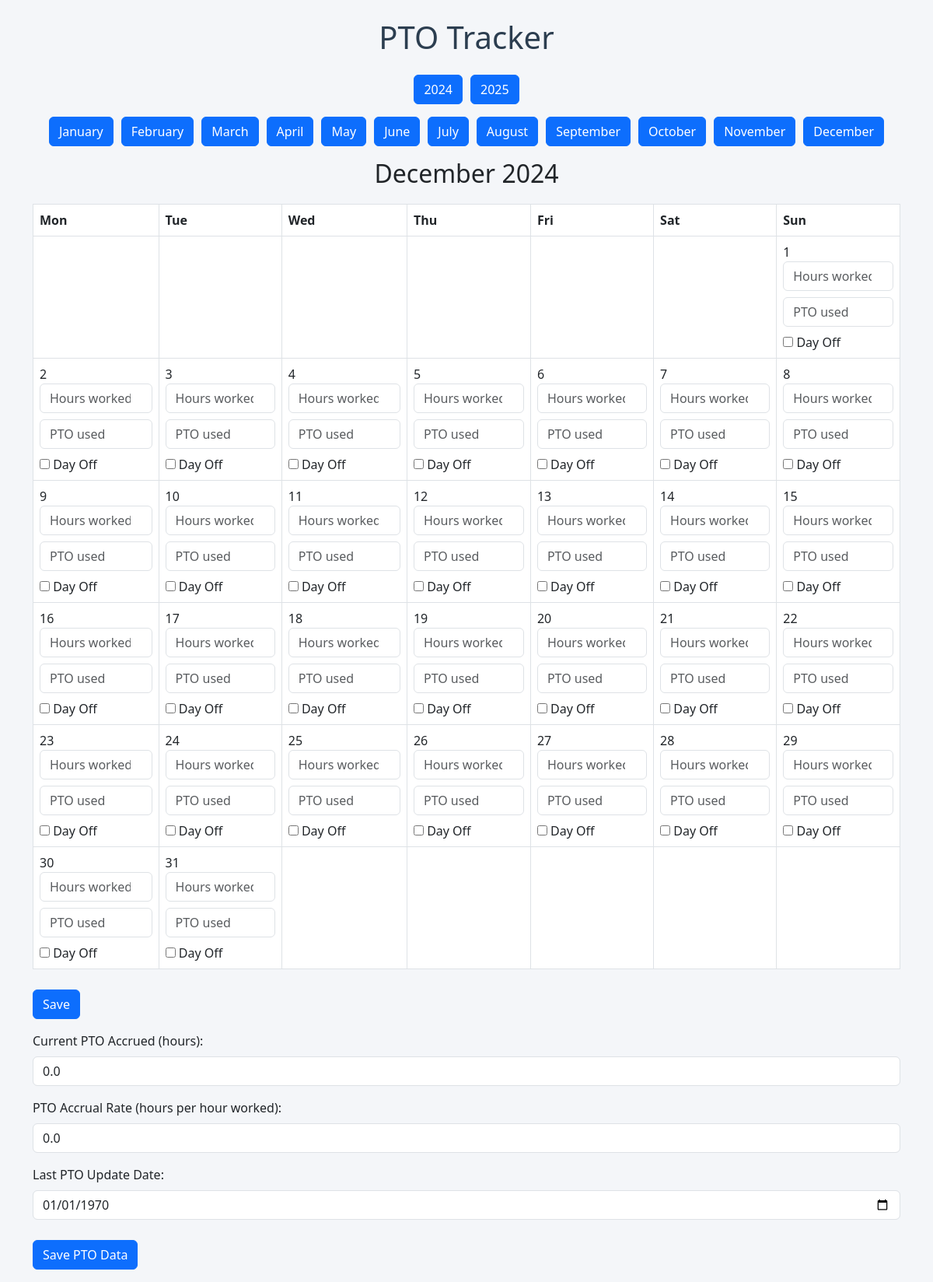
The page / on the database its author committed.
### app.py (models this page shows)
class PTOData(db.Model):
    id = db.Column(db.Integer, primary_key=True)
    current_accrued = db.Column(db.Float, nullable=False)
    accrual_rate = db.Column(db.Float, nullable=False)
    last_update_date = db.Column(db.String, nullable=False)

### app.py (the view, shortened to what this page needs)
@app.route("/", methods=["GET", "POST"])
def index():
    current_year = int(request.args.get('year', datetime.datetime.now().year))
    current_month = int(request.args.get('month', datetime.datetime.now().month))
    calendar.setfirstweekday(calendar.MONDAY)
    month_calendar = calendar.monthcalendar(current_year, current_month)
    saved_schedule = WorkSchedule.query.filter_by(year=current_year, month=current_month).all()
    pto_data = PTOData.query.first()
    if not pto_data:
        pto_data = PTOData(current_accrued=0, accrual_rate=0, last_update_date="")
    pto_balance = calculate_pto_balance(current_year, current_month)
    return render_template(
        "index.html",
        current_year=current_year,
        current_month=current_month,
        work_schedule=saved_schedule,
        pto_data=pto_data,
        calendar=calendar,
        month_calendar=month_calendar,
        pto_balance=pto_balance
    )

### app.py (called while the page is built)
def calculate_pto_balance(year, month):
    total_pto_used = 0
    total_hours_worked = 0
    work_schedule = WorkSchedule.query.all()
    for day in work_schedule:
        total_hours_worked += day.hours_worked
        total_pto_used += day.pto_used
    pto_data = PTOData.query.first()
    if not pto_data:
        return 0
    accrued_pto = total_hours_worked * pto_data.accrual_rate
    pto_balance = pto_data.current_accrued + accrued_pto - total_pto_used
    return pto_balance

### templates/index.html (shortened to what this page needs)
<!DOCTYPE html>
<html lang="en">
<head>
    <link rel="stylesheet" href="https://cdn.jsdelivr.net/npm/bootstrap@5.3.0/dist/css/bootstrap.min.css">
    <link rel="stylesheet" href="{{ url_for('static', filename='style.css') }}">
</head>
<body>
    <div class="container">
        <h1 class="text-center my-4">PTO Tracker</h1>
        <div class="d-flex justify-content-center mb-3">
            <button class="btn btn-primary tab-button" onclick="changeYear(2024)">2024</button>
            <button class="btn btn-primary tab-button" onclick="changeYear(2025)">2025</button>
        </div>
        <div class="d-flex justify-content-center mb-3">
            {% for month in range(1, 13) %}
                <button class="btn btn-primary tab-button" onclick="changeMonth({{ month }})">
                    {{ calendar.month_name[month] }}
                </button>
            {% endfor %}
        </div>
        <div id="calendar-container" class="mb-3">
            <h2 class="text-center">{{ calendar.month_name[current_month] }} {{ current_year }}</h2>
            <form method="POST" action="/">
                <table class="table table-bordered">
                    <thead>
                        <tr>
                            <th>Mon</th>
                            <th>Tue</th>
                            <th>Wed</th>
                            <th>Thu</th>
                            <th>Fri</th>
                            <th>Sat</th>
                            <th>Sun</th>
                        </tr>
                    </thead>
                    <tbody>
                        {% for week in month_calendar %}
                        <tr>
                            {% for day in week %}
                                <td>
                                    {% if day != 0 %}
                                        <div>{{ day }}</div>
                                        {% set day_data = saved_schedule | selectattr('date', 'equalto', day) | list %}
                                        {% if day_data %}
                                            <input type="hidden" name="day_data[]" value="{{ day }},{{ day_data[0].hours_worked }},{{ day_data[0].pto_used }}">
                                            <input type="number" class="form-control mb-2" name="hours_worked_{{ day }}" placeholder="Hours worked" value="{{ day_data[0].hours_worked }}" step="0.001">
                                            <input type="number" class="form-control mb-2" name="pto_used_{{ day }}" placeholder="PTO used" value="{{ day_data[0].pto_used }}" step="0.001">
                                        {% else %}
                                            <input type="number" class="form-control mb-2" name="hours_worked_{{ day }}" placeholder="Hours worked" value="" step="0.001">
                                            <input type="number" class="form-control mb-2" name="pto_used_{{ day }}" placeholder="PTO used" value="" step="0.001">
                                        {% endif %}
                                        <input type="checkbox" name="day_off[]" value="{{ day }}"> Day Off
                                    {% endif %}
                                </td>
                            {% endfor %}
                        </tr>
                        {% endfor %}
                    </tbody>
                </table>
                <button type="submit" class="btn btn-primary">Save</button>
            </form>
        </div>
        <div class="mb-3">
            <form method="POST" action="/">
                <div class="mb-3">
                    <label for="current_accrued" class="form-label">Current PTO Accrued (hours):</label>
                    <input type="number" class="form-control" id="current_accrued" name="current_accrued" value="{{ pto_data.current_accrued }}" step="0.001">
                </div>
                <div class="mb-3">
                    <label for="accrual_rate" class="form-label">PTO Accrual Rate (hours per hour worked):</label>
                    <input type="number" step="0.001" class="form-control" id="accrual_rate" name="accrual_rate" value="{{ pto_data.accrual_rate }}">
                </div>
                <div class="mb-3">
                    <label for="last_update_date" class="form-label">Last PTO Update Date:</label>
                    <input type="date" class="form-control" id="last_update_date" name="last_update_date" value="{{ pto_data.last_update_date }}">
                </div>
                <button type="submit" class="btn btn-primary">Save PTO Data</button>
            </form>
        </div>
    </div>
</body>
</html>

### static/style.css (style rules this page uses)
body { background-color: #f4f6f9; }
h1 { font-size: 2.5em; color: #2c3e50; }
.table { width: 100%; margin-top: 20px; }
input[type="number"], input[type="date"] { width: 100%; }
.tab-button { margin: 0 5px; }
button { margin-top: 10px; }

### rows shown on the page
PTOData: current_accrued "0.0", accrual_rate "0.0", last_update_date "01/01/1970"

### other values the page prints
{{ calendar.month_name[month] }} "January" "February" "March" "April" "May" "June" "July" "August" "September" "October" "November" "December"
{{ calendar.month_name[current_month] }} "December"
{{ current_year }} "2024"
{{ day }} "1" "2" "3" "4" "5" "6" "7" "8" "9" "10" "11" "12" "13" "14" "15" "16" "17" "18" "19" "20" "21" "22" "23" "24" "25" "26" "27" "28" "29" "30" "31"
